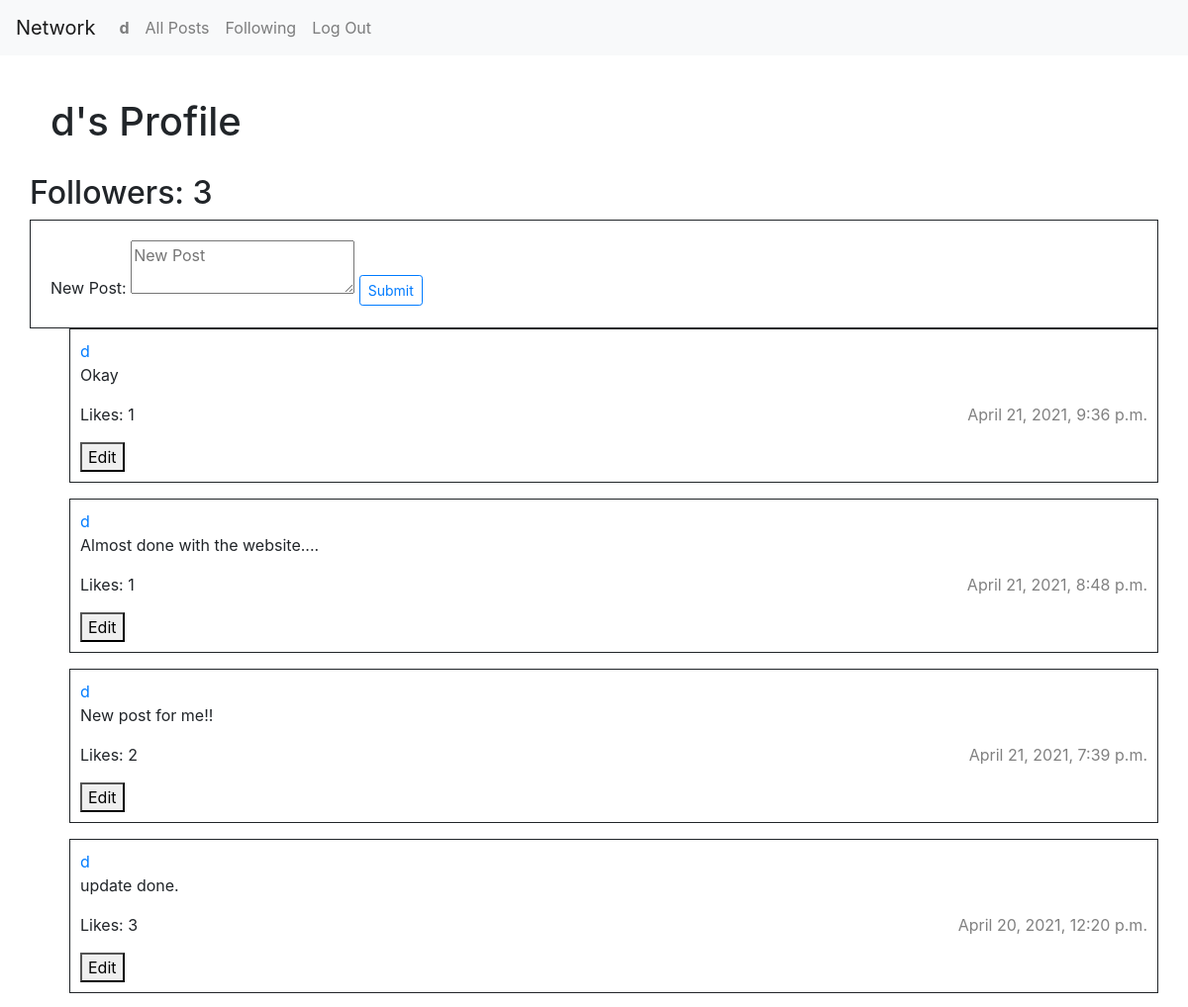
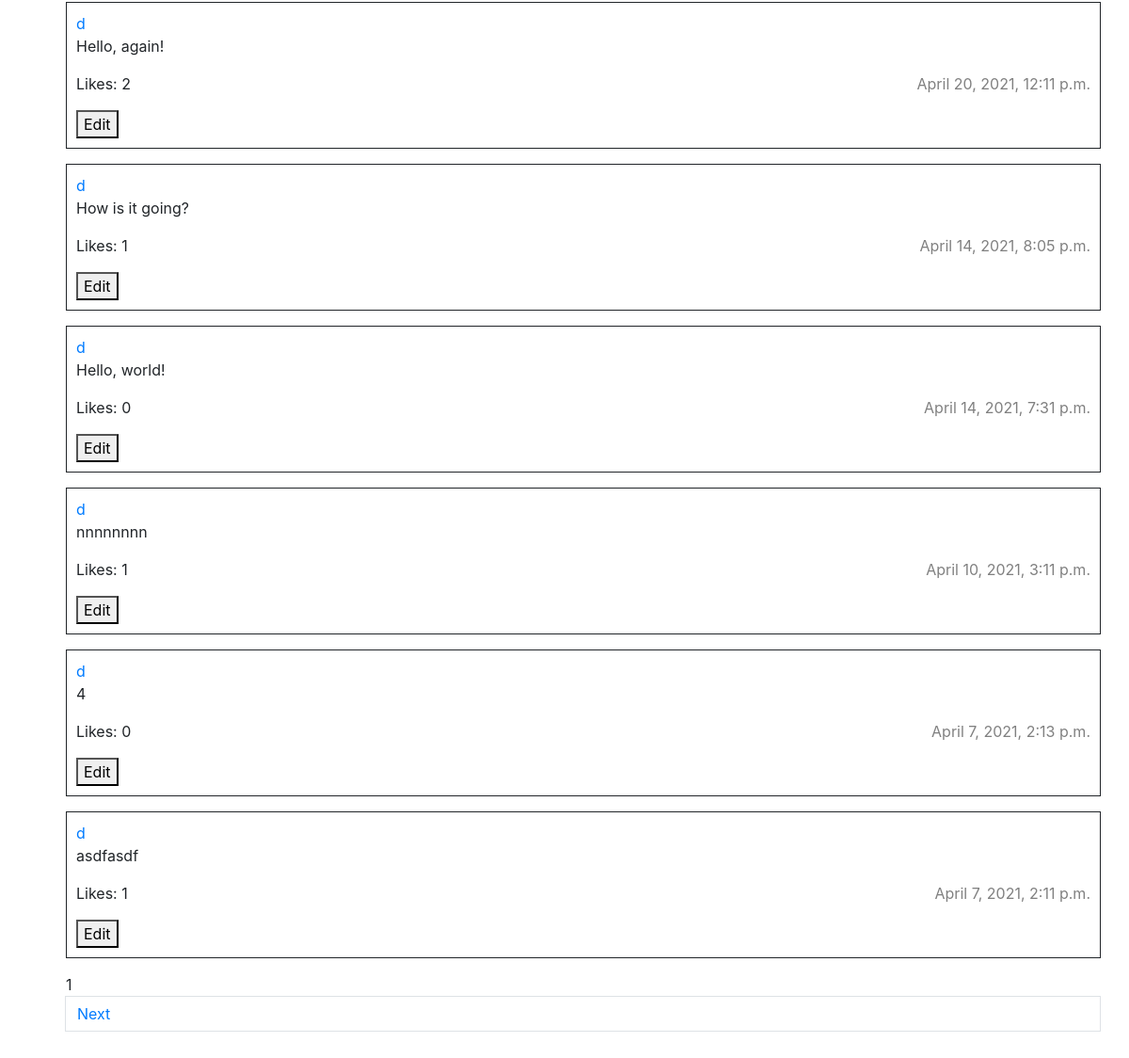
The page /post/3 (signed in) on the database its author committed (2 pictures, top to bottom).
### network/models.py (models this page shows, shortened)
class User(AbstractUser):
    pass

class Post(models.Model):
    author = models.ForeignKey("User", on_delete=models.PROTECT, related_name="posted")
    body = models.TextField(blank=True)
    timestamp = models.DateTimeField(auto_now_add=True)

### network/views.py (the view)
# urls.py: path("post/<int:user_id>", views.index, name="index"),
def index(request, user_id):
    following = True
    view = request.GET.get('view', 0)
    if view != 0:
        user_profile = 'Following Posts'
        try:
            follower = UserUser.objects.get(follower=view)
            following = follower.following.all()
            posts = Post.objects.none()
            for f in following:
                post = Post.objects.filter(author=f.id)
                posts = post | posts
        except ObjectDoesNotExist:
            return render(request, "network/error.html", {
                "error": "You are not following anyone"
            })
    elif user_id > 0:
        user_profile = User.objects.get(id=user_id)
        posts = Post.objects.filter(author=user_profile)
        f = request.user.followers.all()
        if not request.user.followers.filter(following=user_profile.id).exists():
            following = False
    else:
        user_profile = None
        posts = Post.objects.all()
    posts = posts.order_by("-timestamp").all()
    page_number = request.GET.get('page', 1)
    p = Paginator(posts, 10)
    return render(request, "network/index.html", {
        "user_profile": user_profile,
        "page": p.page(page_number),
        "user_profile": user_profile,
        "following": following,
        "like": like,
    })

### network/templates/network/index.html (shortened to what this page needs)
{% extends "network/layout.html" %}
{% load static %}
{% block body %}
    {% if user_profile == "Following Posts" %}
        <h1 class="alert">{{ user_profile }}</h1>
    {% elif user_profile.username %}
        <h1 class="alert">{{ user_profile.username }}'s Profile</h1>
        <h2>Followers: {{ user_profile.followings.count }}</h2>
    {% else %}
        <h1 class="alert">All Posts</h1>
    {% endif %}
    <div id="newPost">
        <form>
            <label>New Post: </label>
            <textarea class="post_body" type="text" placeholder="New Post"></textarea>
            <input type="submit" class="btn btn-sm btn-outline-primary">
        </form>
    </div>
    {% for p in page %}
        <ul>
            <li class="post_item post_{{ p.id }}">
                    <a href="{% url 'index' p.author.id %}">{{ p.author }}</a>
                    <div class="edit_button_{{ p.id }}">
                        <p>{{ p.body }}</div> <span class="timestamp">{{ p.timestamp }}</span></p>
                    <p class="like_counter_{{ p.id }}">Likes: {{ p.likes.count }}</p>
                    {% if p.author.id == user.id %}
                        <button class="edit_button" data-post="{{ p.id }}">Edit</button>
                    {% endif %}
            </li>
        </ul>
    {% endfor %}
    <nav>
        <ul class="post_page">
                <li class="page_item active">
                    <span class="page_link">
                        {{ page.number }}
                    </span>
                </li>
            {% if page.has_next %}
                <li class="page_item">
                    <a class="page-link" href="?page={{ page.next_page_number }}">Next</a>
                </li>
            {% endif %}
        </ul>
    </nav>
{% endblock %}

### network/templates/network/layout.html (shortened to what this page needs)
{% load static %}
<!DOCTYPE html>
<html lang="en">
    <head>
        <link rel="stylesheet" href="https://stackpath.bootstrapcdn.com/bootstrap/4.4.1/css/bootstrap.min.css">
        <link href="{% static 'network/styles.css' %}" rel="stylesheet">
    </head>
    <body>
        <nav class="navbar navbar-expand-lg navbar-light bg-light">
            <a class="navbar-brand" href="#">Network</a>
            <div>
              <ul class="navbar-nav mr-auto">
                {% if user.is_authenticated %}
                    <li class="nav-item">
                        <a class="nav-link" href="{% url 'index' user.id %}"><strong>{{ user.username }}</strong></a>
                    </li>
                {% endif %}
                <li class="nav-item">
                  <a class="nav-link" href="{% url 'index' 0 %}">All Posts</a>
                </li>
                {% if user.is_authenticated %}
                    <li class="nav-item">
                        <a class="nav-link" href="?view={{ user.id }}">Following</a>
                    </li>
                    <li class="nav-item">
                        <a class="nav-link" href="{% url 'logout' %}">Log Out</a>
                    </li>
                {% endif %}
              </ul>
            </div>
          </nav>
        <div class="body">
            {% block body %}
            {% endblock %}
        </div>
    </body>
</html>

### network/static/network/styles.css (style rules this page uses)
.body { padding: 30px; }
#newPost { border: solid 1px; padding: 20px; }
ul { list-style-type: none; }
.post_item { border: solid 1px; padding: 10px; }
.timestamp { float: right; color: gray; }

### rows shown on the page
User: username "d", followings.count "3"
Post: author "d", body "Okay", timestamp "April 21, 2021, 9:36 p.m.", likes.count "1"
Post: author "d", body "Almost done with the website....", timestamp "April 21, 2021, 8:48 p.m.", likes.count "1"
Post: author "d", body "New post for me!!", timestamp "April 21, 2021, 7:39 p.m.", likes.count "2"
Post: author "d", body "update done.", timestamp "April 20, 2021, 12:20 p.m.", likes.count "3"
Post: author "d", body "Hello, again!", timestamp "April 20, 2021, 12:11 p.m.", likes.count "2"
Post: author "d", body "How is it going?", timestamp "April 14, 2021, 8:05 p.m.", likes.count "1"
Post: author "d", body "Hello, world!", timestamp "April 14, 2021, 7:31 p.m.", likes.count "0"
Post: author "d", body "nnnnnnnn", timestamp "April 10, 2021, 3:11 p.m.", likes.count "1"
Post: author "d", body "4", timestamp "April 7, 2021, 2:13 p.m.", likes.count "0"
Post: author "d", body "asdfasdf", timestamp "April 7, 2021, 2:11 p.m.", likes.count "1"

### other values the page prints
{{ page.number }} "1"
